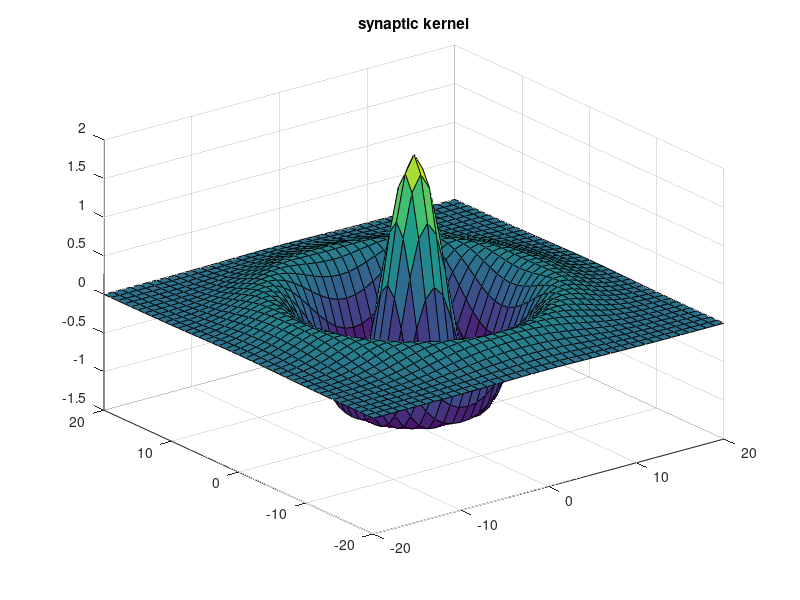

Write MATLAB code to recreate this figure. (Note: this script raises an error after producing the figure.)
% This is a demonstration script for the Kuramato2Dw() function.
% It implements a 2D network of Kuramoto oscillators that are spatially
% connected according to user-defined synaptic kernel.

% number of oscillators to simulate
nrow=64;
ncol=64;

% simulated time domain
trange=[0:0.01:1];

% initial phase of each oscillator is uniform random
theta0 = 2*pi*rand(nrow,ncol);

% uniform driving frequencies
omega = 2*pi*ones(nrow,ncol);          % 2*pi rad/sec = 1 cycle/sec

% define connection kernel as fourth-derivative of Laplacian of Guassian
Kradius=20;                             % kernel "radius"
[X,Y]=meshgrid(-Kradius:Kradius);       % kernel domain
X2Y2 = (3/Kradius)^2 * (X.^2 + Y.^2);
kernel = 2/12 * (12 - 48*X2Y2 + 16*X2Y2.^2).*exp(-X2Y2);    
surf(X,Y,kernel);
title('synaptic kernel');

% integrate (set final parameter true/false to enable/disable real-time display)
sol = Kuramoto2Dw(trange,theta0,omega,kernel,true);

% extract results
[theta2D,dtheta2D] = deval(sol,trange);         % extract results
theta2D = reshape(theta2D,nrow,ncol,[]);        % restore matrix format
dtheta2D = reshape(dtheta2D,nrow,ncol,[]);      % restore matrix format
dtheta2D = bsxfun(@minus, dtheta2D, omega);     % subtract omega from each plane

% animate results
figure('name','Kuramoto2DDemos', 'numbertitle','off', 'position',[100 100 900 400]);
myaxes = [ subplot(1,2,1), subplot(1,2,2) ];    % initiate two display panels
for i= 1:numel(trange)
    % display oscillator phases 
    axes(myaxes(1));  
    thetadisplay = 32 + 32*cos(theta2D(:,:,i));       % theta=0 is brightest, theta=pi is darkest
    image(thetadisplay, 'Parent',myaxes(1));   
    title('Oscillator Phases');

    % display oscillator coupling tension
    axes(myaxes(2)); 
    imagesc( dtheta2D(:,:,i), 'Parent', myaxes(2));   
    title('Local Coupling Tension');

    drawnow;
    pause(1/30);
end
   
